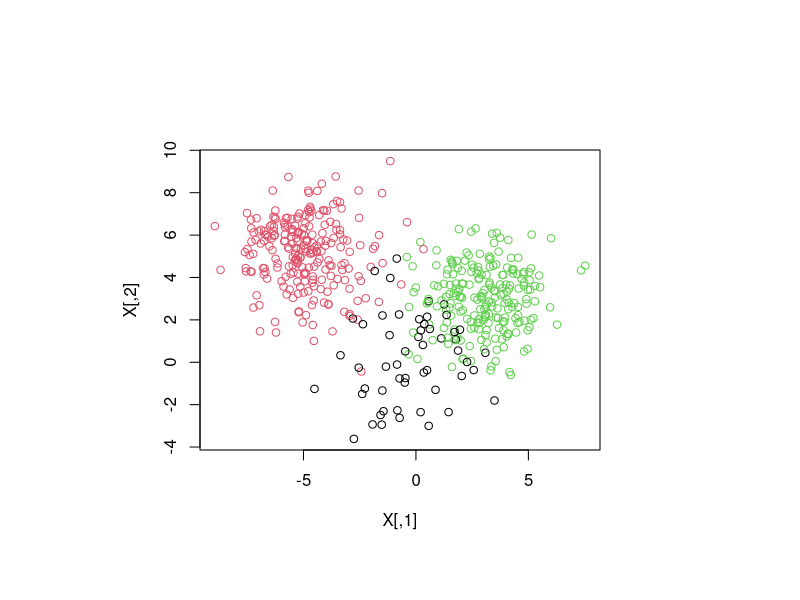
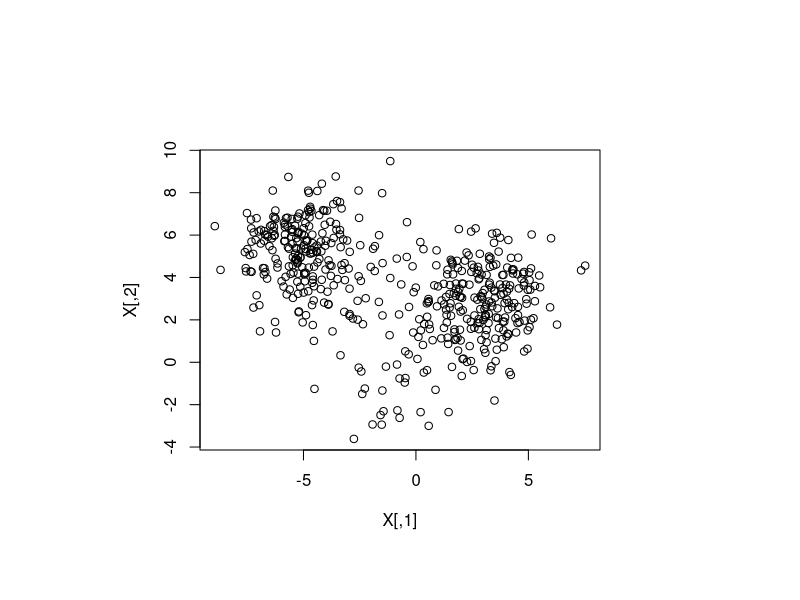
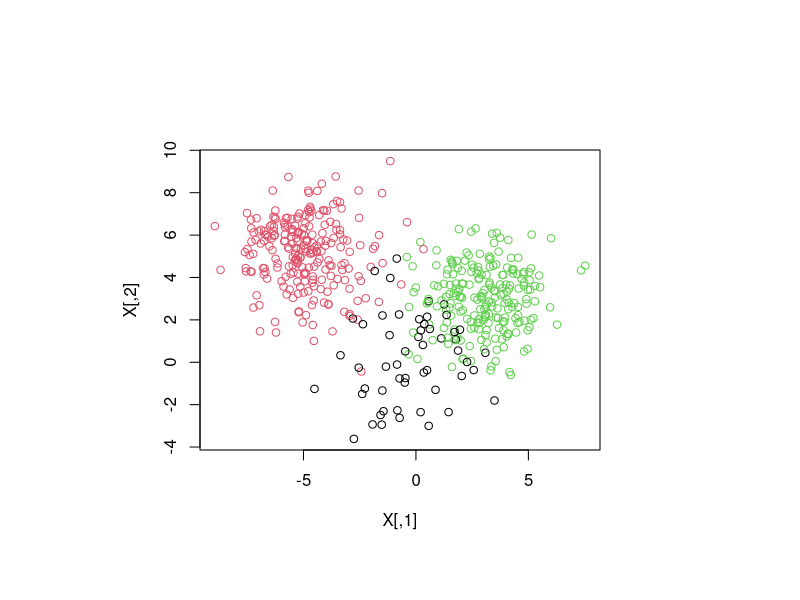
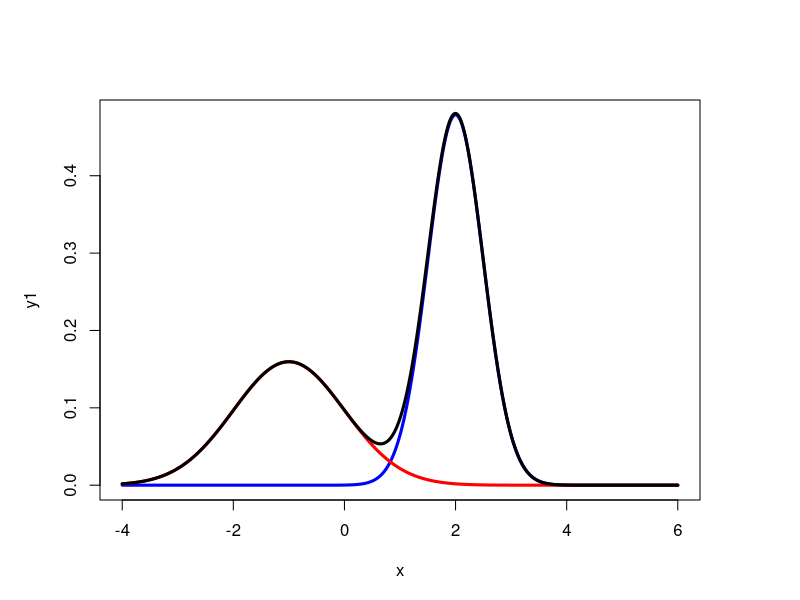
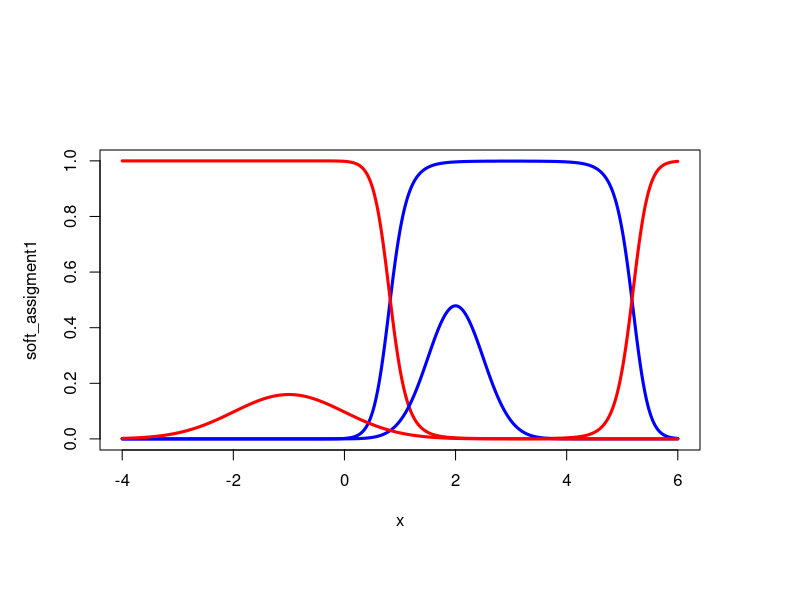
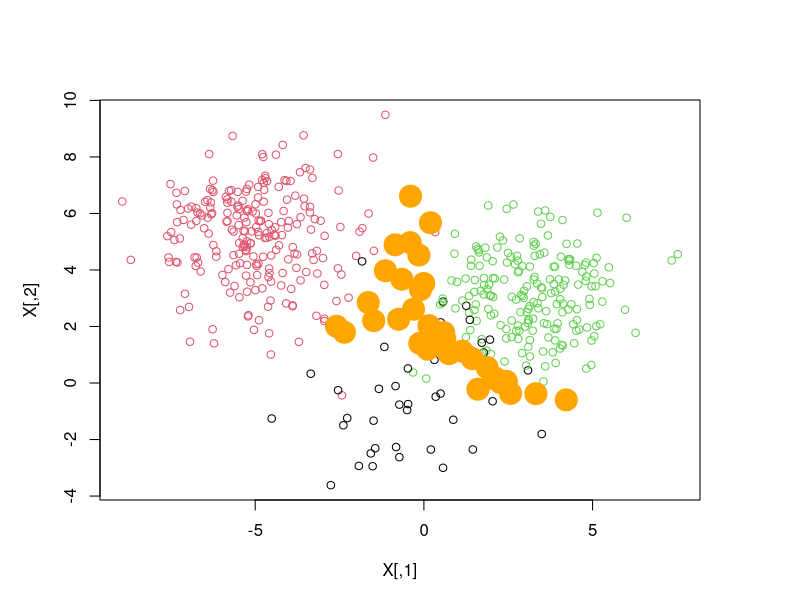
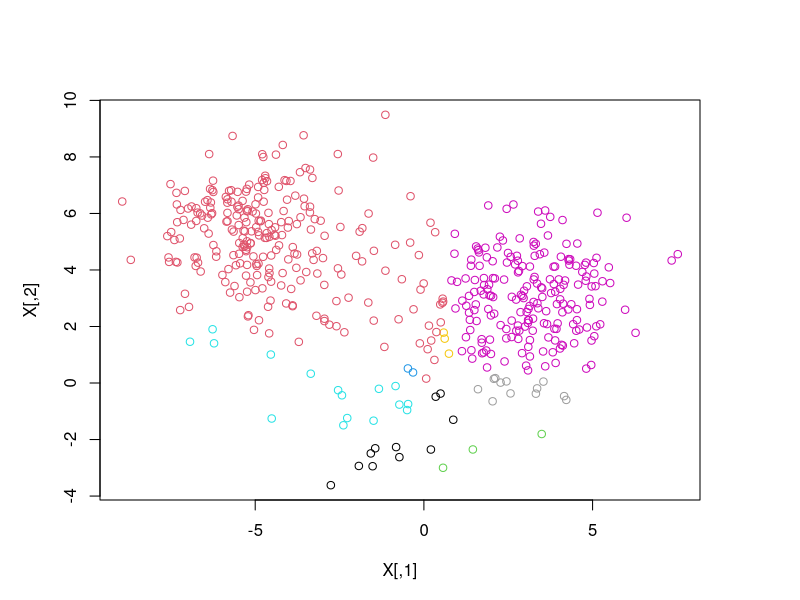
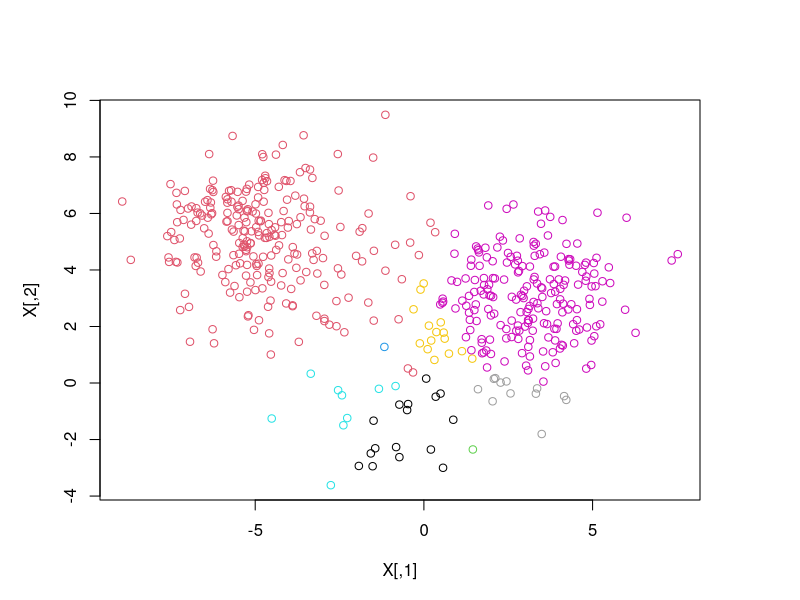

Generate these figures, in order, with R:
## ---- chunk 1
n = 500
probabilities = c(0.1, 0.5, 2/5)
truc = rmultinom(n=n, size=1, prob=probabilities)
machin = max.col(t(truc))
prop.table(table(machin))
## ---- chunk 2
mixture_simulation = function(n, probabilities, means, variances) {
  # n : taille de l'echantillon
  # probabilities : un vecteur de probabilité de taille K
  # means : une matrice de taille (d, K) qui contient les espérances des gaussiennes
  # variances : un vecteur de taille K qui contient les variances
  idx_clusters = max.col(t(rmultinom(n=n, size=1, prob=probabilities)))
  d = nrow(means)
  X = matrix(nrow=n, ncol=d)
  for(i in 1:n) {
    idx_cluster = idx_clusters[i]
    mu = means[, idx_cluster]
    v = variances[idx_cluster]
    X[i,] = mu + sqrt(v) * rnorm(d)
  }
  return(list(data=X, cluster=idx_clusters))
}
## ---- chunk 3
n = 500
K = 3
d = 2
probabilities = c(1/10, 1/2, 2/5)
means = matrix(nrow=d, ncol=K)
means[, 1] = c(0, 0)
means[, 2] = c(-5, 5)
means[, 3] = c(3, 3)
variances = c(4, 2.5, 2)

simu = mixture_simulation(n, probabilities, means, variances)
X = simu$data
clusters = simu$cluster
## ---- chunk 4
par(pin=c(4, 3))
plot(X, col=clusters)
# plot(X)
## ---- chunk 5
par(pin=c(4, 3))
plot(X)
## ---- chunk 6
par(pin=c(4, 3))
plot(X, col=clusters)
## ---- chunk 7
?seq
## ---- chunk 8
x = seq(from=-4, to=6, by=1e-2)
y1 = 0.6 * dnorm(x, mean=2, sd=0.5)
y2 = 0.4 * dnorm(x, mean=-1, sd=1)
y = 0.6 * dnorm(x, mean=2, sd=0.5) + 0.4 * dnorm(x, mean=-1, sd=1)

par(pin=c(6, 4))
plot(x, y1, type='l', col='blue', lwd=3)
lines(x, y2, type='l', col='red', lwd=3)
lines(x, y, type='l', col='black', lwd=3)
## ---- chunk 9
par(pin=c(6, 3))

y = 0.6 * dnorm(x, mean=2, sd=0.5) + 0.4 * dnorm(x, mean=-1, sd=1)
soft_assigment1 = 0.6 * dnorm(x, mean=2, sd=0.5) / y
soft_assigment2 = 0.4 * dnorm(x, mean=-1, sd=1) / y

plot(x, soft_assigment1, type='l', col='blue', lwd=3)
lines(x, soft_assigment2, type='l', col='red', lwd=3)
lines(x, y1, type='l', col='blue', lwd=3)
lines(x, y2, type='l', col='red', lwd=3)
## ---- chunk 10
normal_density = function(x, m, v) {
  exp(-0.5 * sum((x - m)**2) / v) / (2 * pi * v) ** (d/2)
}
## ---- chunk 11
log_lik = function(X, probabilities, means, variances) {
  n = nrow(X)
  d = ncol(X)
  K = ncol(means)
  L = 0
  for(i in 1:n) {
    Xi = X[i,]
    s = 0
    for(k in 1:K) {
      p = probabilities[k]
      m = means[,k]
      v = variances[k]
      s = s + p * normal_density(Xi, m, v)
    }
    L = L + log(s)
  }
  return(L)
}
## ---- chunk 12
log_lik(X, probabilities, means, variances)
## ---- chunk 13
log_lik(X, probabilities, means + 1, variances)
## ---- chunk 14
log_lik(X, probabilities, means, variances + 10)
## ---- chunk 15
variances
## ---- chunk 16
e_step = function(X, probabilities, means, variances) {
  n = nrow(X)
  d = ncol(X)
  K = ncol(means)
  soft_assignements = matrix(nrow=n, ncol=K)
  for(i in 1:n) {
    Xi = X[i,]
    soft_assignement = array(dim=K)
    for(k in 1:K) {
      p = probabilities[k]
      m = means[,k]
      v = variances[k]
      soft_assignement[k] = p * normal_density(Xi, m, v)
    }
    soft_assignement = soft_assignement / sum(soft_assignement)
    soft_assignements[i, ] = soft_assignement
  }
  return(soft_assignements)
}
## ---- chunk 17
entropy = function(p) {
  return(-sum(p * log2(p)))
}

soft_assignements = e_step(X, probabilities, means, variances)
soft_assignements_entropies = apply(soft_assignements, 1, entropy)
## ---- chunk 18
soft_assignements[soft_assignements_entropies > 0.9, ]
## ---- chunk 19
uncertain_points_idx = (1:n)[soft_assignements_entropies > 0.9]
soft_assignements[uncertain_points_idx,]
## ---- chunk 20
par(pin=c(6, 4))
plot(X, col=clusters)
points(X[uncertain_points_idx, 1], X[uncertain_points_idx, 2], lwd=15, col='orange')
## ---- chunk 21
m_step = function(X, soft_assignements) {
  d = ncol(X)
  K = ncol(soft_assignements)
  # On stocké les valeurs des soft-assignemnts de chaque point de données dans 
  # les lignes  de la matrice.
  # Dont il suffit de calculer la moyenne des colonnes pour obtenir  les valeurs des $p_k$
  probabilities = colMeans(soft_assignements)
  means = matrix(nrow=d, ncol=K)
  variances = 1:K
  
  for(k in 1:K) {
    # On recupere le vecteurs qui contient [t_1k, t_2k, ...] 
    # (les soft-assignements pour le cluster k)
    soft_k = soft_assignements[, k]
    prob_k =  probabilities[k]
    # On calcule les mu_k
    mu_k = colMeans(X * soft_k) / prob_k
    means[, k] = mu_k
    # On calcule les v_k
    # 1. On commence par calculer les differences entre X_i et \mu_k
    X_minus_mu_k = t(apply(X, 1, (function(row) row - mu_k)))
    # 2. Calcul des normes aux carres de ces differences
    sqnorm_X_minus_mu_k = apply((X_minus_mu_k ** 2), 1, sum)
    # 3. Calcul du numerateur de la formule du calcul de la variance
    variance_numerator = mean(sqnorm_X_minus_mu_k * soft_k)
    # Calcul de l'estimateur de la variance
    var_k = variance_numerator / (d * prob_k)
    variances[k] = var_k
  }
  return(list(probabilities=probabilities, means=means, variances=variances))
}
## ---- chunk 22
truc = m_step(X, soft_assignements)
truc
## ---- chunk 23
# Initialisation des paramètres
K = 10
d = 2
probabilities = rep(1 / K, K)
means = matrix(rnorm(d * K), nrow=d, ncol=K)
variances = rep(1, K)

# Boucle EM
max_iter = 10
for (n_iter in 1:max_iter) {
  L = log_lik(X, probabilities, means, variances)
  print(L)
  soft_assignments = e_step(X, probabilities, means, variances)
  cluster_predict = max.col(soft_assignments)
  par(pin=c(6, 4))
  plot(X, col=cluster_predict)
  truc = m_step(X, soft_assignments)
  probabilities = truc$probabilities
  means = truc$means
  variances = truc$variances
}

## ---- chunk 24
par(pin=c(6, 4))
plot(X, col=clusters)
